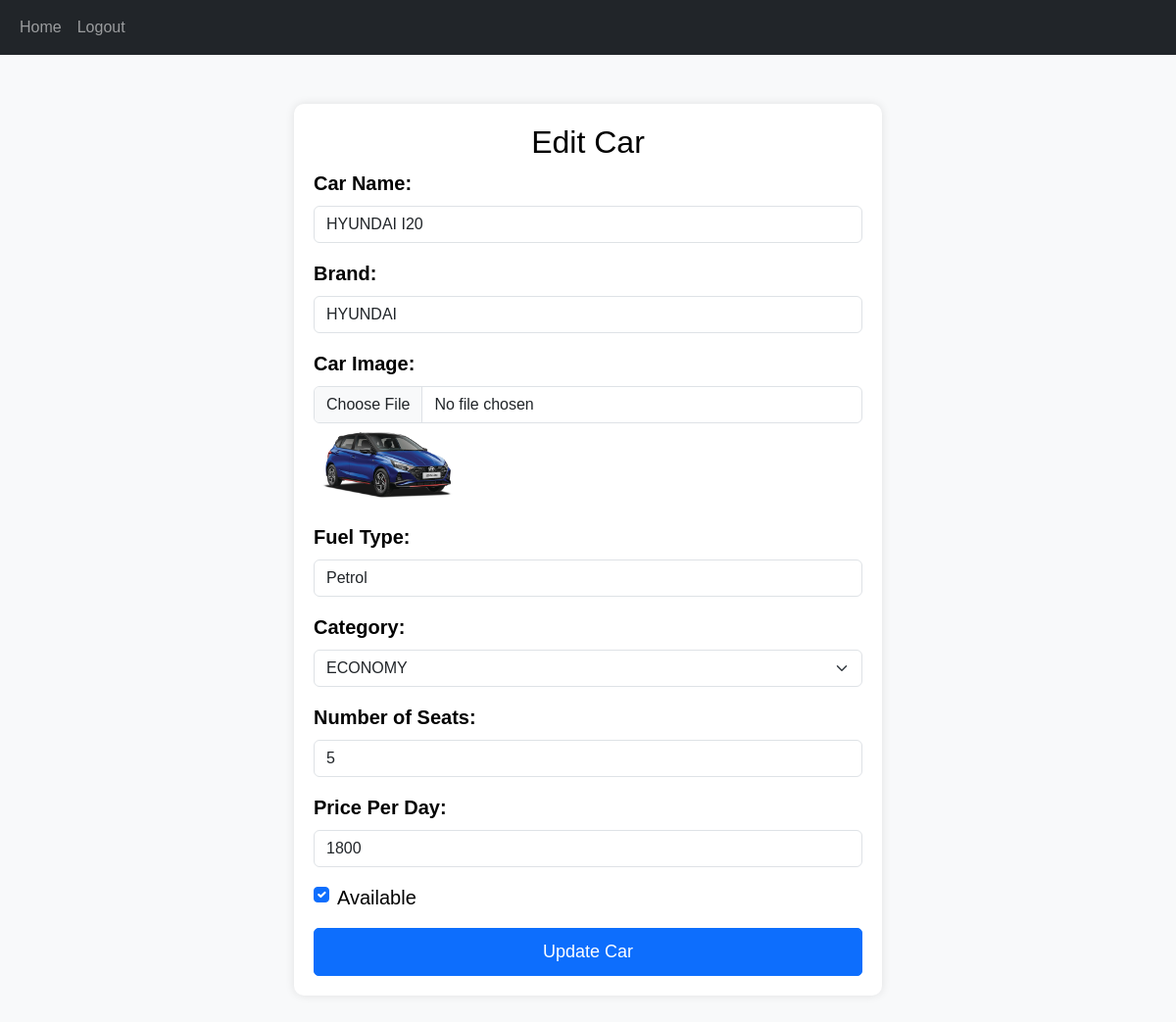
/edit_car/7, run on the app's committed database.
### app/models.py (models this page shows, shortened)
class Car(models.Model):
    name = models.CharField(max_length=100)
    brand = models.CharField(max_length=50)
    image = models.FileField()
    fuel = models.TextField()
    category = models.ForeignKey(Category,on_delete=models.CASCADE)
    num_of_seats = models.IntegerField()
    price_per_day = models.IntegerField()
    is_available = models.BooleanField(default=True)

class Category(models.Model):
    category= models.TextField()

### app/views.py (the view)
# urls.py: path('edit_car/<id>',views.edit_car),
def edit_car(req, id):
    if req.method == 'POST':
        name = req.POST['name']
        brand = req.POST['brand']
        img = req.FILES.get('image')
        fuel = req.POST['fuel']
        seats = req.POST['num_of_seats']
        price = req.POST['price_per_day']
        status = req.POST.get('is_available') == 'on'
        if img:
            Car.objects.filter(pk=id).update(
                name=name, brand=brand, image=img, fuel=fuel,
                num_of_seats=seats, price_per_day=price,
                is_available=status
            )
            data = Car.objects.get(pk=id)
            data.image = img
            data.save()
        else:
            Car.objects.filter(pk=id).update(
                name=name, brand=brand, fuel=fuel,
                num_of_seats=seats, price_per_day=price,
                is_available=status
            )
        return redirect(admin_home)
    else:
        data = Car.objects.get(pk=id)
        return render(req, 'admin/edit_car.html', {'data': data})

### templates/admin/edit_car.html (shortened to what this page needs)
<!DOCTYPE html>
<html lang="en">
<head>
  {% load static %}
    <link href="https://cdn.jsdelivr.net/npm/bootstrap@5.3.0/dist/css/bootstrap.min.css" rel="stylesheet">
</head>
<body>
    <nav class="navbar navbar-expand-sm bg-dark navbar-dark">
        <div class="container-fluid">
          <div class="collapse navbar-collapse" id="collapsibleNavbar">
            <ul class="navbar-nav">
                <li class="nav-item">
                    <a class="nav-link" href="../admin_home">Home</a>
                </li>
              <li class="nav-item">
                <a class="nav-link" href="logout">Logout</a>
              </li>
            </ul>
          </div>
        </div>
      </nav>
      <div class="container">
        <div class="form-container">
            <h2 class="text-center">Edit Car</h2>
            <form method="POST" enctype="multipart/form-data">
                <div class="mb-3">
                    <label for="name" class="form-label">Car Name:</label>
                    <input type="text" class="form-control" name="name" id="name" value="{{ data.name }}" required>
                </div>
                <div class="mb-3">
                    <label for="brand" class="form-label">Brand:</label>
                    <input type="text" class="form-control" name="brand" id="brand" value="{{ data.brand }}" required>
                </div>
                <div class="mb-3">
                    <label for="image" class="form-label">Car Image:</label>
                    <input type="file" class="form-control" name="image" id="image" accept="image/*">
                      <img src="{{data.image.url}}" alt="Current Image" width="150">
                </div>
                <div class="mb-3">
                    <label for="fuel" class="form-label">Fuel Type:</label>
                    <input type="text" class="form-control" name="fuel" id="fuel" value="{{ data.fuel }}" required>
                </div>
                <div class="mb-3">
                    <label for="category" class="form-label">Category:</label>
                    <select class="form-select" name="category" id="category">
                            <option value="{{data.category.category}}">{{data.category.category}}</option>
                    </select>
                </div>
                <div class="mb-3">
                    <label for="num_of_seats" class="form-label">Number of Seats:</label>
                    <input type="number" class="form-control" name="num_of_seats" id="num_of_seats" value="{{ data.num_of_seats }}" required>
                </div>
                <div class="mb-3">
                    <label for="price_per_day" class="form-label">Price Per Day:</label>
                    <input type="number" class="form-control" name="price_per_day" id="price_per_day" value="{{ data.price_per_day }}" required>
                </div>
                <div class="mb-3 form-check">
                    <input type="checkbox" class="form-check-input" name="is_available" id="is_available" {% if data.is_available %}checked{% endif %}>
                    <label for="is_available" class="form-check-label">Available</label>
                </div>
                <button type="submit" class="btn btn-primary">Update Car</button>
            </form>
        </div>
    </div>
  </body>
</body>
</html>

### templates/admin/edit_car.html (style rules this page uses)
body { background-color: #f8f9fa; font-family: Arial, sans-serif; }
.form-container { max-width: 600px; margin: 50px auto; background: #fff; padding: 20px; border-radius: 10px; box-shadow: 0px 0px 10px rgba(0, 0, 0, 0.1); }
.form-label { font-weight: bold; }
h2 { color: rgb(0, 0, 0); }
label { color: rgb(2, 2, 2); font-size: 20px; }
.btn-primary { width: 100%; padding: 10px; font-size: 18px; border-radius: 5px; }

### data on the page
Car: name "HYUNDAI I20", brand "HYUNDAI", image (picture), fuel "Petrol", category "ECONOMY", num_of_seats "5", price_per_day "1800", is_available "☑"
